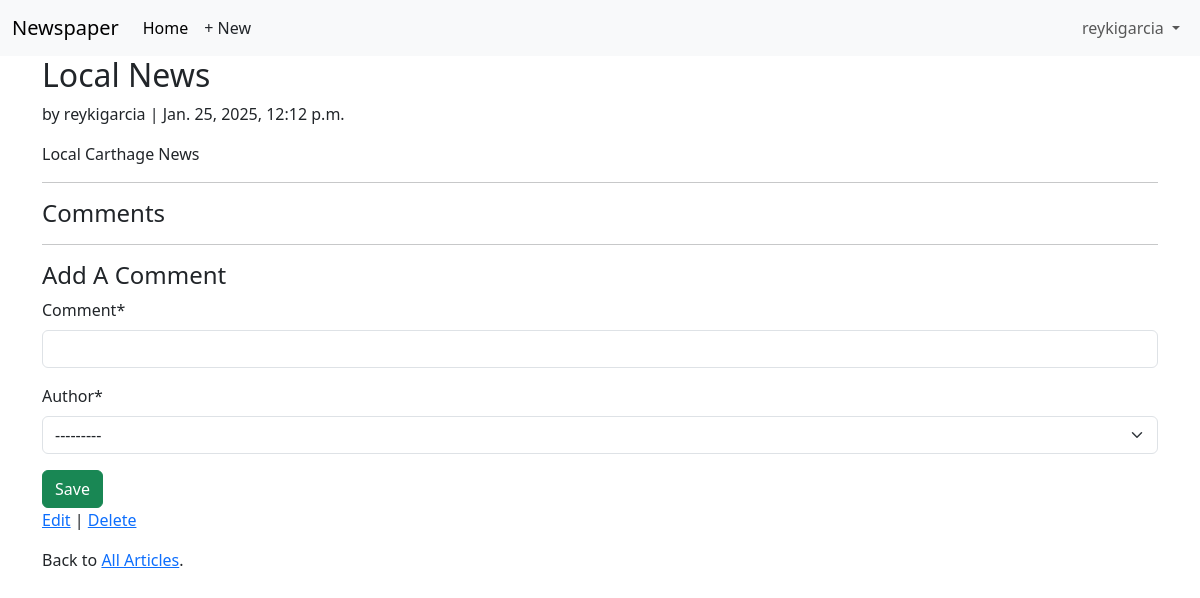
The app's page /articles/2/ (signed in) with its own data.
### accounts/models.py (models this page shows)
class CustomUser(AbstractUser):
    age = models.PositiveIntegerField(null=True, blank=True)

### articles/models.py (models this page shows, shortened)
class Article(models.Model):
    title = models.CharField(max_length=225)
    body = models.TextField()
    date = models.DateTimeField(auto_now_add=True)
    author = models.ForeignKey(
        settings.AUTH_USER_MODEL,
        on_delete=models.CASCADE,
    )

### articles/views.py (the view, shortened to what this page needs)
# urls.py: path("<int:pk>/", ArticleDetailView.as_view(), name="article_detail"),
class ArticleDetailView(LoginRequiredMixin, View):
    def get(self, request, *args, **kwargs):
        view = CommentGet.as_view()
        return view(request, *args, **kwargs)

### articles/forms.py
class CommentForm(forms.ModelForm):
    class Meta:
        model = Comment
        fields = ("comment", "author")

### articles/views.py (called while the page is built)
    def get_context_data(self, **kwargs):
        context = super().get_context_data(**kwargs)
        context["form"] = CommentForm()
        return context

### templates/article_detail.html (shortened to what this page needs)
 {% extends "base.html" %}
 {% load crispy_forms_tags %}
 {% block content %}
 <div class="article-entry">
    <h2>{{ object.title }}</h2>
    <p>by {{ object.author }} | {{ object.date }}</p>
    <p>{{ object.body }}</p>
 </div>
 <hr>
 <h4>Comments</h4>
 <hr>
 <h4>Add A Comment</h4>
 <form action="" method="post">{% csrf_token %}
   {{ form|crispy }}
   <button class="btn btn-success ml-2" type="submit">Save</button>
 </form>
 <p><a href="{% url 'article_edit' article.pk %}">Edit</a> |
    <a href="{% url 'article_delete' article.pk %}">Delete</a></p>
 <p>Back to <a href="{% url 'article_list' %}">All Articles</a>.</p>
 {% endblock content %}

### templates/base.html (shortened to what this page needs)
{% load static %}
<!DOCTYPE html>
<html>
<head>
  <link href="https://cdn.jsdelivr.net/npm/bootstrap@5.3.3/dist/css/bootstrap.min.css" rel="stylesheet">
</head>
<body>
  <nav class="navbar navbar-expand-lg bg-body-tertiary">
    <div class="container-fluid">
      <a class="navbar-brand" href="{% url 'home' %}">Newspaper</a>
      <div class="collapse navbar-collapse" id="navbarSupportedContent">
        <ul class="navbar-nav me-auto mb-2 mb-lg-0">
          <li class="nav-item">
            <a class="nav-link active" aria-current="page" href="#">Home</a>
          </li>
          {% if user.is_authenticated %}
          <li><a href="{% url 'article_new' %}" class="nav-link px-2 link-dark">+ New</a></li>
        </ul>
        <div class="mr-auto">
          <ul class="navbar-nav">
            <li class="nav-item dropdown">
              <a class="nav-link dropdown-toggle" href="#" role="button" data-bs-toggle="dropdown"
                aria-expanded="false">
                {{ user.username }}
              </a>
            </li>
        {% endif %}
      </div>
    </div>
  </nav>
  <main>
    <div class="container">
      {% block content %}
      {% endblock content %}
    </div>
  </main>
</body>
</html>

### records on screen
CustomUser: username "reykigarcia"
Article: title "Local News", author "reykigarcia", date "Jan. 25, 2025, 12:12 p.m.", body "Local Carthage News"
